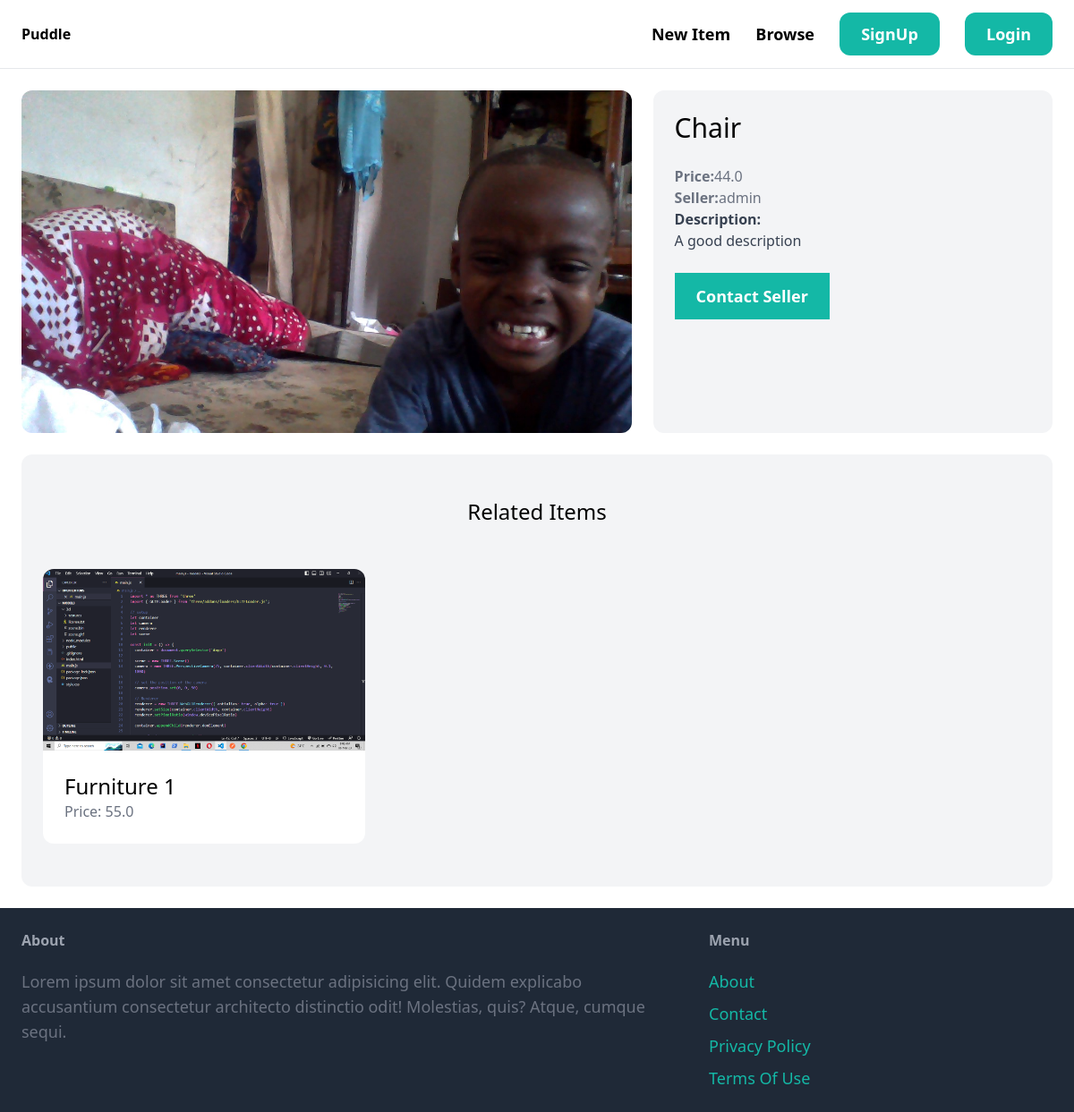
Screenshot of /items/2/ with the database file from the repository.
### item/models.py (models this page shows, shortened)
class Item(models.Model):
    category = models.ForeignKey(Category, on_delete=models.CASCADE, related_name = 'items')
    name = models.CharField(max_length=255)
    description = models.TextField(blank=True, null=True)
    price = models.FloatField()
    image = models.ImageField(upload_to='item_images', blank=True, null=True)
    is_sold = models.BooleanField(default=False)
    created_at = models.DateTimeField(auto_now_add=True)
    created_by = models.ForeignKey(User, on_delete=models.CASCADE, related_name='items')

### item/views.py (the view)
# urls.py: path('<int:pk>', views.detail, name='detail'),
def detail(request, pk):
    item = get_object_or_404(Item, pk=pk)
    related_items = Item.objects.filter(category = item.category, is_sold=False).exclude(pk=pk)[0:3]
    return render(request, 'item/detail.html', {
        'item': item,
        'related_items': related_items
    })

### item/templates/item/detail.html (shortened to what this page needs)
{% extends 'core/base.html' %}
{% block content %}
    <div class="grid grid-cols-5 gap-6">
        <div class="col-span-3">
            <img src="{{ item.image.url }}" alt="" class="rounded-xl">
        </div>
        <div class="col-span-2 p-6 bg-gray-100 rounded-xl">
            <h1 class="mb-6 text-3xl">{{ item.name }}</h1>
            <p class="text-gray-500"><strong>Price:</strong>{{ item.price }}</p>
            <p class="text-gray-500"><strong>Seller:</strong>{{ item.created_by.username }}</p>
            {% if item.description %}
                <p class="text-gray-700"><strong>Description:</strong><br>{{ item.description }}</p>
            {% endif %}
            {% if request.user == item.created_by %}
                <div class="mt-6 p-6 bg-white rounded-xl">
                    <p>This is your item!</p>
                    <a href="{% url 'item:delete' item.id %}" class="mt-6 inline-block px-6 py-3 text-lg font-semibold bg-red-500 text-white rounded-xl">Delete</a>
                    <a href="{% url 'item:edit' item.id %}" class="mt-6 inline-block px-6 py-3 text-lg font-semibold bg-teal-500 text-white rounded-xl">Edit</a>
                </div>
            {% else %}
                <a href="{% url 'conversation:new' item.id%}" class="inline-block mt-6 px-6 py-3 text-lg font-semibold bg-teal-500 text-white hover:bg-teal-700">Contact Seller</a>
            {% endif %}
        </div>
    </div>
    <div class="mt-6 px-6 py-12 bg-gray-100 rounded-xl">
        <h2 class="mb-12 text-2xl text-center">Related Items</h2>
        <div class="grid grid-cols-3 gap-3">
            {% for item in related_items %}
                <div>
                    <a href="{% url 'item:detail' item.id %}">
                        <div>
                            <img src="{{ item.image.url }}" alt="" class="rounded-t-xl">
                        </div>
                        <div class="p-6 bg-white rounded-b-xl">
                            <h2 class="text-2xl">{{ item.name }}</h2>
                            <p class="text-gray-500">Price: {{ item.price }}</p>
                        </div>
                    </a>
                </div>
            {% endfor %}
        </div>
    </div>
{% endblock %}

### rows the page displays
Item: image (picture), name "Chair", price "44.0", created_by.username "admin", description "A good description"
Item: image (picture), name "Furniture 1", price "55.0"
